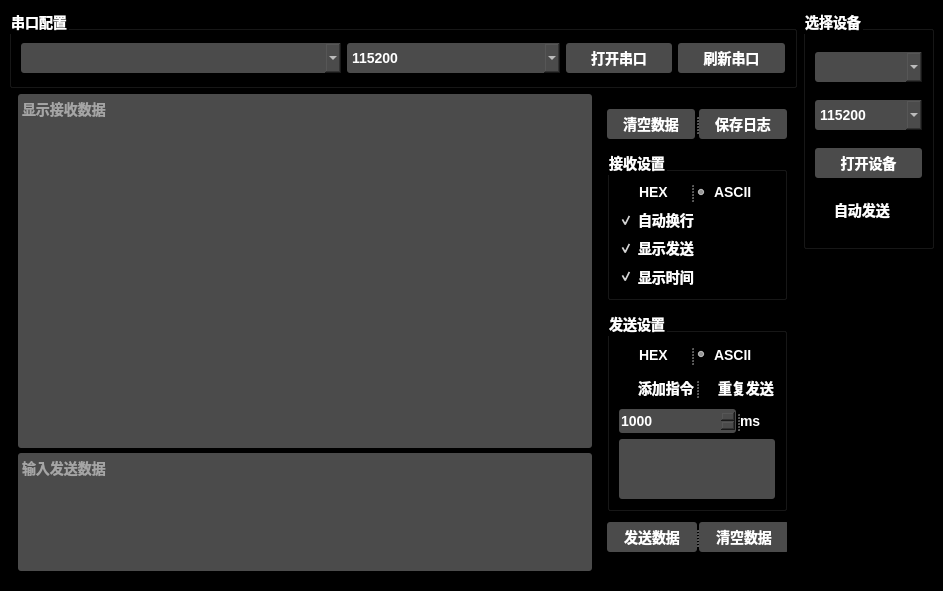
<?xml version="1.0" encoding="UTF-8"?>
<ui version="4.0">
 <class>MainWindow</class>
 <widget class="QMainWindow" name="MainWindow">
  <property name="geometry">
   <rect>
    <x>0</x>
    <y>0</y>
    <width>943</width>
    <height>591</height>
   </rect>
  </property>
  <property name="palette">
   <palette>
    <active>
     <colorrole role="WindowText">
      <brush brushstyle="SolidPattern">
       <color alpha="255">
        <red>255</red>
        <green>255</green>
        <blue>255</blue>
       </color>
      </brush>
     </colorrole>
     <colorrole role="Button">
      <brush brushstyle="SolidPattern">
       <color alpha="255">
        <red>0</red>
        <green>0</green>
        <blue>0</blue>
       </color>
      </brush>
     </colorrole>
     <colorrole role="Text">
      <brush brushstyle="SolidPattern">
       <color alpha="255">
        <red>255</red>
        <green>255</green>
        <blue>255</blue>
       </color>
      </brush>
     </colorrole>
     <colorrole role="ButtonText">
      <brush brushstyle="SolidPattern">
       <color alpha="255">
        <red>255</red>
        <green>255</green>
        <blue>255</blue>
       </color>
      </brush>
     </colorrole>
     <colorrole role="Base">
      <brush brushstyle="SolidPattern">
       <color alpha="255">
        <red>0</red>
        <green>0</green>
        <blue>0</blue>
       </color>
      </brush>
     </colorrole>
     <colorrole role="Window">
      <brush brushstyle="SolidPattern">
       <color alpha="255">
        <red>0</red>
        <green>0</green>
        <blue>0</blue>
       </color>
      </brush>
     </colorrole>
     <colorrole role="PlaceholderText">
      <brush brushstyle="NoBrush">
       <color alpha="128">
        <red>255</red>
        <green>255</green>
        <blue>255</blue>
       </color>
      </brush>
     </colorrole>
    </active>
    <inactive>
     <colorrole role="WindowText">
      <brush brushstyle="SolidPattern">
       <color alpha="255">
        <red>255</red>
        <green>255</green>
        <blue>255</blue>
       </color>
      </brush>
     </colorrole>
     <colorrole role="Button">
      <brush brushstyle="SolidPattern">
       <color alpha="255">
        <red>0</red>
        <green>0</green>
        <blue>0</blue>
       </color>
      </brush>
     </colorrole>
     <colorrole role="Text">
      <brush brushstyle="SolidPattern">
       <color alpha="255">
        <red>255</red>
        <green>255</green>
        <blue>255</blue>
       </color>
      </brush>
     </colorrole>
     <colorrole role="ButtonText">
      <brush brushstyle="SolidPattern">
       <color alpha="255">
        <red>255</red>
        <green>255</green>
        <blue>255</blue>
       </color>
      </brush>
     </colorrole>
     <colorrole role="Base">
      <brush brushstyle="SolidPattern">
       <color alpha="255">
        <red>0</red>
        <green>0</green>
        <blue>0</blue>
       </color>
      </brush>
     </colorrole>
     <colorrole role="Window">
      <brush brushstyle="SolidPattern">
       <color alpha="255">
        <red>0</red>
        <green>0</green>
        <blue>0</blue>
       </color>
      </brush>
     </colorrole>
     <colorrole role="PlaceholderText">
      <brush brushstyle="NoBrush">
       <color alpha="128">
        <red>255</red>
        <green>255</green>
        <blue>255</blue>
       </color>
      </brush>
     </colorrole>
    </inactive>
    <disabled>
     <colorrole role="WindowText">
      <brush brushstyle="SolidPattern">
       <color alpha="255">
        <red>255</red>
        <green>255</green>
        <blue>255</blue>
       </color>
      </brush>
     </colorrole>
     <colorrole role="Button">
      <brush brushstyle="SolidPattern">
       <color alpha="255">
        <red>0</red>
        <green>0</green>
        <blue>0</blue>
       </color>
      </brush>
     </colorrole>
     <colorrole role="Text">
      <brush brushstyle="SolidPattern">
       <color alpha="255">
        <red>255</red>
        <green>255</green>
        <blue>255</blue>
       </color>
      </brush>
     </colorrole>
     <colorrole role="ButtonText">
      <brush brushstyle="SolidPattern">
       <color alpha="255">
        <red>255</red>
        <green>255</green>
        <blue>255</blue>
       </color>
      </brush>
     </colorrole>
     <colorrole role="Base">
      <brush brushstyle="SolidPattern">
       <color alpha="255">
        <red>0</red>
        <green>0</green>
        <blue>0</blue>
       </color>
      </brush>
     </colorrole>
     <colorrole role="Window">
      <brush brushstyle="SolidPattern">
       <color alpha="255">
        <red>0</red>
        <green>0</green>
        <blue>0</blue>
       </color>
      </brush>
     </colorrole>
     <colorrole role="PlaceholderText">
      <brush brushstyle="NoBrush">
       <color alpha="128">
        <red>255</red>
        <green>255</green>
        <blue>255</blue>
       </color>
      </brush>
     </colorrole>
    </disabled>
   </palette>
  </property>
  <property name="font">
   <font>
    <family>Arial</family>
    <pointsize>-1</pointsize>
    <weight>75</weight>
    <italic>false</italic>
    <bold>true</bold>
   </font>
  </property>
  <property name="contextMenuPolicy">
   <enum>Qt::DefaultContextMenu</enum>
  </property>
  <property name="windowTitle">
   <string>串口调试</string>
  </property>
  <property name="windowIcon">
   <iconset resource="bottle.qrc">
    <normaloff>:/png/bottle.png</normaloff>:/png/bottle.png</iconset>
  </property>
  <property name="autoFillBackground">
   <bool>false</bool>
  </property>
  <property name="styleSheet">
   <string notr="true">background: black;
color: white;
font: bold 14px Arial;</string>
  </property>
  <property name="iconSize">
   <size>
    <width>30</width>
    <height>30</height>
   </size>
  </property>
  <property name="toolButtonStyle">
   <enum>Qt::ToolButtonIconOnly</enum>
  </property>
  <property name="animated">
   <bool>false</bool>
  </property>
  <property name="documentMode">
   <bool>false</bool>
  </property>
  <widget class="QWidget" name="centralwidget">
   <property name="autoFillBackground">
    <bool>false</bool>
   </property>
   <property name="styleSheet">
    <string notr="true"/>
   </property>
   <layout class="QHBoxLayout" name="horizontalLayout_3" stretch="6,1">
    <property name="bottomMargin">
     <number>20</number>
    </property>
    <item>
     <layout class="QVBoxLayout" name="verticalLayout" stretch="1,6">
      <item>
       <widget class="QGroupBox" name="groupBox">
        <property name="maximumSize">
         <size>
          <width>790</width>
          <height>80</height>
         </size>
        </property>
        <property name="styleSheet">
         <string notr="true">groupBox[color:rgb(170, 85, 255)]</string>
        </property>
        <property name="title">
         <string>串口配置</string>
        </property>
        <layout class="QHBoxLayout" name="horizontalLayout_2" stretch="3,2,1,1">
         <property name="spacing">
          <number>6</number>
         </property>
         <property name="leftMargin">
          <number>9</number>
         </property>
         <item>
          <widget class="QComboBox" name="Com_Port">
           <property name="minimumSize">
            <size>
             <width>0</width>
             <height>30</height>
            </size>
           </property>
           <property name="styleSheet">
            <string notr="true">QComboBox{background: rgb(75, 75, 75);
color: white;
border-radius: 3px; }
QComboBox QAbstractItemView {
    outline: 0px solid gray;   /* 选定项的虚框 */
    border: 1px solid yellow;   /* 整个下拉窗体的边框 */
    color: black;
    background-color: white;   /* 整个下拉窗体的背景色 */
    selection-background-color: rgb(0, 170, 255);   /* 整个下拉窗体被选中项的背景色 */
}
</string>
           </property>
          </widget>
         </item>
         <item>
          <widget class="QComboBox" name="Com_Band">
           <property name="enabled">
            <bool>true</bool>
           </property>
           <property name="minimumSize">
            <size>
             <width>0</width>
             <height>30</height>
            </size>
           </property>
           <property name="baseSize">
            <size>
             <width>0</width>
             <height>0</height>
            </size>
           </property>
           <property name="styleSheet">
            <string notr="true">QComboBox{background: rgb(75, 75, 75);
color: white;
border-radius: 3px; }
QComboBox QAbstractItemView {
    outline: 0px solid gray;   /* 选定项的虚框 */
    border: 1px solid yellow;   /* 整个下拉窗体的边框 */
    color: black;
    background-color: white;   /* 整个下拉窗体的背景色 */
    selection-background-color: rgb(0, 170, 255);   /* 整个下拉窗体被选中项的背景色 */
}
</string>
           </property>
           <item>
            <property name="text">
             <string>115200</string>
            </property>
           </item>
           <item>
            <property name="text">
             <string>57600</string>
            </property>
           </item>
           <item>
            <property name="text">
             <string>38400</string>
            </property>
           </item>
           <item>
            <property name="text">
             <string>19200</string>
            </property>
           </item>
           <item>
            <property name="text">
             <string>9600</string>
            </property>
           </item>
          </widget>
         </item>
         <item>
          <widget class="QPushButton" name="Open_Com">
           <property name="minimumSize">
            <size>
             <width>90</width>
             <height>30</height>
            </size>
           </property>
           <property name="mouseTracking">
            <bool>false</bool>
           </property>
           <property name="styleSheet">
            <string notr="true">QPushButton:hover {background:qlineargradient(x1:0, y1:0.5, x2:1, y2:0.5, stop:0 #47a7ed, stop: 1 #a967b2);}
QPushButton:pressed {background-color: rgb(0, 170, 255);}
QPushButton{border-radius: 3px; 
background-color: rgb(75, 75, 75);}</string>
           </property>
           <property name="text">
            <string>打开串口</string>
           </property>
           <property name="autoDefault">
            <bool>true</bool>
           </property>
          </widget>
         </item>
         <item>
          <widget class="QPushButton" name="refesh_Com">
           <property name="minimumSize">
            <size>
             <width>0</width>
             <height>30</height>
            </size>
           </property>
           <property name="mouseTracking">
            <bool>false</bool>
           </property>
           <property name="styleSheet">
            <string notr="true">QPushButton:hover {background:qlineargradient(x1:0, y1:0.5, x2:1, y2:0.5, stop:0 #47a7ed, stop: 1 #a967b2);}
QPushButton:pressed {background-color: rgb(0, 170, 255);}
QPushButton{border-radius: 3px; 
background-color: rgb(75, 75, 75);;}
</string>
           </property>
           <property name="text">
            <string>刷新串口</string>
           </property>
          </widget>
         </item>
        </layout>
       </widget>
      </item>
      <item>
       <layout class="QHBoxLayout" name="horizontalLayout" stretch="3,1">
        <property name="spacing">
         <number>5</number>
        </property>
        <property name="leftMargin">
         <number>9</number>
        </property>
        <item>
         <layout class="QVBoxLayout" name="verticalLayout_4" stretch="3,1">
          <property name="bottomMargin">
           <number>0</number>
          </property>
          <item>
           <widget class="QTextBrowser" name="Data_Display">
            <property name="font">
             <font>
              <family>Arial</family>
              <pointsize>-1</pointsize>
              <weight>75</weight>
              <italic>false</italic>
              <bold>true</bold>
             </font>
            </property>
            <property name="styleSheet">
             <string notr="true">border-radius: 3px; 
background-color: rgb(75, 75, 75);</string>
            </property>
            <property name="placeholderText">
             <string>显示接收数据</string>
            </property>
           </widget>
          </item>
          <item>
           <widget class="QPlainTextEdit" name="Send_Data_Dsiplay">
            <property name="cursor" stdset="0">
             <cursorShape>ArrowCursor</cursorShape>
            </property>
            <property name="mouseTracking">
             <bool>false</bool>
            </property>
            <property name="focusPolicy">
             <enum>Qt::StrongFocus</enum>
            </property>
            <property name="toolTip">
             <string>&lt;html&gt;&lt;head/&gt;&lt;body&gt;&lt;p&gt;&lt;br/&gt;&lt;/p&gt;&lt;/body&gt;&lt;/html&gt;</string>
            </property>
            <property name="whatsThis">
             <string>&lt;html&gt;&lt;head/&gt;&lt;body&gt;&lt;p&gt;&lt;br/&gt;&lt;/p&gt;&lt;/body&gt;&lt;/html&gt;</string>
            </property>
            <property name="styleSheet">
             <string notr="true">border-radius: 3px; 
background-color: rgb(75, 75, 75);</string>
            </property>
            <property name="tabChangesFocus">
             <bool>false</bool>
            </property>
            <property name="placeholderText">
             <string>输入发送数据</string>
            </property>
           </widget>
          </item>
         </layout>
        </item>
        <item>
         <widget class="QFrame" name="frame">
          <property name="maximumSize">
           <size>
            <width>200</width>
            <height>480</height>
           </size>
          </property>
          <property name="frameShape">
           <enum>QFrame::StyledPanel</enum>
          </property>
          <property name="frameShadow">
           <enum>QFrame::Raised</enum>
          </property>
          <layout class="QVBoxLayout" name="verticalLayout_2">
           <item>
            <widget class="QSplitter" name="splitter_4">
             <property name="orientation">
              <enum>Qt::Horizontal</enum>
             </property>
             <widget class="QPushButton" name="Data_clear">
              <property name="minimumSize">
               <size>
                <width>0</width>
                <height>30</height>
               </size>
              </property>
              <property name="maximumSize">
               <size>
                <width>90</width>
                <height>30</height>
               </size>
              </property>
              <property name="mouseTracking">
               <bool>false</bool>
              </property>
              <property name="styleSheet">
               <string notr="true">QPushButton:hover {background:qlineargradient(x1:0, y1:0.5, x2:1, y2:0.5, stop:0 #47a7ed, stop: 1 #a967b2);}
QPushButton:pressed {background-color: rgb(0, 170, 255);}
QPushButton{border-radius: 3px; 
background-color: rgb(75, 75, 75);}</string>
              </property>
              <property name="text">
               <string>清空数据</string>
              </property>
             </widget>
             <widget class="QPushButton" name="Data_save">
              <property name="minimumSize">
               <size>
                <width>0</width>
                <height>30</height>
               </size>
              </property>
              <property name="maximumSize">
               <size>
                <width>90</width>
                <height>30</height>
               </size>
              </property>
              <property name="mouseTracking">
               <bool>false</bool>
              </property>
              <property name="styleSheet">
               <string notr="true">QPushButton:hover {background:qlineargradient(x1:0, y1:0.5, x2:1, y2:0.5, stop:0 #47a7ed, stop: 1 #a967b2);}
QPushButton:pressed {background-color: rgb(0, 170, 255);}
QPushButton{border-radius: 3px; 
background-color: rgb(75, 75, 75);}</string>
              </property>
              <property name="text">
               <string>保存日志</string>
              </property>
             </widget>
            </widget>
           </item>
           <item>
            <widget class="QGroupBox" name="groupBox_2">
             <property name="maximumSize">
              <size>
               <width>16777215</width>
               <height>150</height>
              </size>
             </property>
             <property name="title">
              <string>接收设置</string>
             </property>
             <layout class="QVBoxLayout" name="verticalLayout_5">
              <item>
               <layout class="QVBoxLayout" name="verticalLayout_3">
                <item>
                 <widget class="QSplitter" name="splitter">
                  <property name="orientation">
                   <enum>Qt::Horizontal</enum>
                  </property>
                  <widget class="QRadioButton" name="radioButton">
                   <property name="maximumSize">
                    <size>
                     <width>16777215</width>
                     <height>30</height>
                    </size>
                   </property>
                   <property name="text">
                    <string>HEX</string>
                   </property>
                  </widget>
                  <widget class="QRadioButton" name="radioButton_2">
                   <property name="autoFillBackground">
                    <bool>false</bool>
                   </property>
                   <property name="text">
                    <string>ASCII</string>
                   </property>
                   <property name="checked">
                    <bool>true</bool>
                   </property>
                  </widget>
                 </widget>
                </item>
                <item>
                 <widget class="QCheckBox" name="checkBox">
                  <property name="styleSheet">
                   <string notr="true"/>
                  </property>
                  <property name="text">
                   <string>自动换行</string>
                  </property>
                  <property name="checked">
                   <bool>true</bool>
                  </property>
                  <property name="tristate">
                   <bool>false</bool>
                  </property>
                 </widget>
                </item>
                <item>
                 <widget class="QCheckBox" name="checkBox_2">
                  <property name="text">
                   <string>显示发送</string>
                  </property>
                  <property name="checked">
                   <bool>true</bool>
                  </property>
                 </widget>
                </item>
                <item>
                 <widget class="QCheckBox" name="checkBox_3">
                  <property name="text">
                   <string>显示时间</string>
                  </property>
                  <property name="checked">
                   <bool>true</bool>
                  </property>
                 </widget>
                </item>
               </layout>
              </item>
             </layout>
            </widget>
           </item>
           <item>
            <widget class="QGroupBox" name="groupBox_3">
             <property name="maximumSize">
              <size>
               <width>16777215</width>
               <height>200</height>
              </size>
             </property>
             <property name="title">
              <string>发送设置</string>
             </property>
             <layout class="QVBoxLayout" name="verticalLayout_6">
              <item>
               <widget class="QSplitter" name="splitter_2">
                <property name="orientation">
                 <enum>Qt::Horizontal</enum>
                </property>
                <widget class="QRadioButton" name="radioButton_3">
                 <property name="maximumSize">
                  <size>
                   <width>16777215</width>
                   <height>30</height>
                  </size>
                 </property>
                 <property name="text">
                  <string>HEX</string>
                 </property>
                </widget>
                <widget class="QRadioButton" name="radioButton_4">
                 <property name="autoFillBackground">
                  <bool>false</bool>
                 </property>
                 <property name="text">
                  <string>ASCII</string>
                 </property>
                 <property name="checked">
                  <bool>true</bool>
                 </property>
                </widget>
               </widget>
              </item>
              <item>
               <widget class="QSplitter" name="splitter_6">
                <property name="orientation">
                 <enum>Qt::Horizontal</enum>
                </property>
                <widget class="QCheckBox" name="checkBox_4">
                 <property name="minimumSize">
                  <size>
                   <width>80</width>
                   <height>30</height>
                  </size>
                 </property>
                 <property name="maximumSize">
                  <size>
                   <width>80</width>
                   <height>30</height>
                  </size>
                 </property>
                 <property name="text">
                  <string>添加指令</string>
                 </property>
                </widget>
                <widget class="QCheckBox" name="SendData_Timer">
                 <property name="minimumSize">
                  <size>
                   <width>80</width>
                   <height>30</height>
                  </size>
                 </property>
                 <property name="maximumSize">
                  <size>
                   <width>80</width>
                   <height>30</height>
                  </size>
                 </property>
                 <property name="styleSheet">
                  <string notr="true">QPushButton:hover {background:qlineargradient(x1:0, y1:0.5, x2:1, y2:0.5, stop:0 #47a7ed, stop: 1 #a967b2);}
QPushButton:pressed {background-color: rgb(0, 170, 255);}
QPushButton{border-radius: 3px; 
background-color: rgb(75, 75, 75);}</string>
                 </property>
                 <property name="text">
                  <string>重复发送</string>
                 </property>
                </widget>
               </widget>
              </item>
              <item>
               <widget class="QSplitter" name="splitter_3">
                <property name="orientation">
                 <enum>Qt::Horizontal</enum>
                </property>
                <widget class="QSpinBox" name="spinBox">
                 <property name="cursor">
                  <cursorShape>ArrowCursor</cursorShape>
                 </property>
                 <property name="acceptDrops">
                  <bool>true</bool>
                 </property>
                 <property name="styleSheet">
                  <string notr="true">border-radius: 3px; 
background-color: rgb(75, 75, 75);
</string>
                 </property>
                 <property name="maximum">
                  <number>9999999</number>
                 </property>
                 <property name="value">
                  <number>1000</number>
                 </property>
                </widget>
                <widget class="QLabel" name="label">
                 <property name="text">
                  <string>ms</string>
                 </property>
                </widget>
               </widget>
              </item>
              <item>
               <widget class="QPlainTextEdit" name="Send_Command_Dsiplay">
                <property name="maximumSize">
                 <size>
                  <width>16777215</width>
                  <height>60</height>
                 </size>
                </property>
                <property name="styleSheet">
                 <string notr="true">border-radius: 3px; 
background-color: rgb(75, 75, 75);</string>
                </property>
                <property name="plainText">
                 <string/>
                </property>
                <property name="placeholderText">
                 <string>指令注意包含替换参数&lt;pa&gt;</string>
                </property>
               </widget>
              </item>
             </layout>
            </widget>
           </item>
           <item>
            <widget class="QSplitter" name="splitter_5">
             <property name="orientation">
              <enum>Qt::Horizontal</enum>
             </property>
             <widget class="QPushButton" name="Send_Data">
              <property name="minimumSize">
               <size>
                <width>90</width>
                <height>30</height>
               </size>
              </property>
              <property name="maximumSize">
               <size>
                <width>90</width>
                <height>30</height>
               </size>
              </property>
              <property name="mouseTracking">
               <bool>false</bool>
              </property>
              <property name="styleSheet">
               <string notr="true">QPushButton:hover {background:qlineargradient(x1:0, y1:0.5, x2:1, y2:0.5, stop:0 #47a7ed, stop: 1 #a967b2);}
QPushButton:pressed {background-color: rgb(0, 170, 255);}
QPushButton{border-radius: 3px; 
background-color: rgb(75, 75, 75);}</string>
              </property>
              <property name="text">
               <string>发送数据</string>
              </property>
             </widget>
             <widget class="QPushButton" name="SendData_clear">
              <property name="minimumSize">
               <size>
                <width>90</width>
                <height>30</height>
               </size>
              </property>
              <property name="maximumSize">
               <size>
                <width>90</width>
                <height>30</height>
               </size>
              </property>
              <property name="mouseTracking">
               <bool>false</bool>
              </property>
              <property name="styleSheet">
               <string notr="true">QPushButton:hover {background:qlineargradient(x1:0, y1:0.5, x2:1, y2:0.5, stop:0 #47a7ed, stop: 1 #a967b2);}
QPushButton:pressed {background-color: rgb(0, 170, 255);}
QPushButton{border-radius: 3px; 
background-color: rgb(75, 75, 75);}</string>
              </property>
              <property name="text">
               <string>清空数据</string>
              </property>
             </widget>
            </widget>
           </item>
          </layout>
         </widget>
        </item>
       </layout>
      </item>
     </layout>
    </item>
    <item>
     <layout class="QVBoxLayout" name="verticalLayout_7" stretch="2,0">
      <item>
       <widget class="QGroupBox" name="groupBox_4">
        <property name="maximumSize">
         <size>
          <width>16777215</width>
          <height>240</height>
         </size>
        </property>
        <property name="title">
         <string>选择设备</string>
        </property>
        <layout class="QVBoxLayout" name="verticalLayout_8">
         <item>
          <widget class="QComboBox" name="Com_Port_Usb">
           <property name="minimumSize">
            <size>
             <width>0</width>
             <height>30</height>
            </size>
           </property>
           <property name="maximumSize">
            <size>
             <width>16777215</width>
             <height>30</height>
            </size>
           </property>
           <property name="styleSheet">
            <string notr="true">QComboBox{background: rgb(75, 75, 75);
color: white;
border-radius: 3px; }
QComboBox QAbstractItemView {
    outline: 0px solid gray;   /* 选定项的虚框 */
    border: 1px solid yellow;   /* 整个下拉窗体的边框 */
    color: black;
    background-color: white;   /* 整个下拉窗体的背景色 */
    selection-background-color: rgb(0, 170, 255);   /* 整个下拉窗体被选中项的背景色 */
}
</string>
           </property>
          </widget>
         </item>
         <item>
          <widget class="QComboBox" name="Com_Band_Usb">
           <property name="minimumSize">
            <size>
             <width>0</width>
             <height>30</height>
            </size>
           </property>
           <property name="maximumSize">
            <size>
             <width>16777215</width>
             <height>30</height>
            </size>
           </property>
           <property name="styleSheet">
            <string notr="true">QComboBox{background: rgb(75, 75, 75);
color: white;
border-radius: 3px; }
QComboBox QAbstractItemView {
    outline: 0px solid gray;   /* 选定项的虚框 */
    border: 1px solid yellow;   /* 整个下拉窗体的边框 */
    color: black;
    background-color: white;   /* 整个下拉窗体的背景色 */
    selection-background-color: rgb(0, 170, 255);   /* 整个下拉窗体被选中项的背景色 */
}
</string>
           </property>
           <item>
            <property name="text">
             <string>115200</string>
            </property>
           </item>
           <item>
            <property name="text">
             <string>57600</string>
            </property>
           </item>
           <item>
            <property name="text">
             <string>38400</string>
            </property>
           </item>
           <item>
            <property name="text">
             <string>19200</string>
            </property>
           </item>
           <item>
            <property name="text">
             <string>9600</string>
            </property>
           </item>
          </widget>
         </item>
         <item>
          <widget class="QPushButton" name="Open_Usb">
           <property name="minimumSize">
            <size>
             <width>90</width>
             <height>30</height>
            </size>
           </property>
           <property name="maximumSize">
            <size>
             <width>1000</width>
             <height>30</height>
            </size>
           </property>
           <property name="styleSheet">
            <string notr="true">QPushButton:hover {background:qlineargradient(x1:0, y1:0.5, x2:1, y2:0.5, stop:0 #47a7ed, stop: 1 #a967b2);}
QPushButton:pressed {background-color: rgb(0, 170, 255);}
QPushButton{border-radius: 3px; 
background-color: rgb(75, 75, 75);;}
</string>
           </property>
           <property name="text">
            <string>打开设备</string>
           </property>
          </widget>
         </item>
         <item>
          <widget class="QCheckBox" name="checkBox_5">
           <property name="text">
            <string>自动发送</string>
           </property>
          </widget>
         </item>
        </layout>
       </widget>
      </item>
      <item>
       <layout class="QHBoxLayout" name="horizontalLayout_5">
        <item>
         <spacer name="verticalSpacer">
          <property name="orientation">
           <enum>Qt::Vertical</enum>
          </property>
          <property name="sizeHint" stdset="0">
           <size>
            <width>20</width>
            <height>40</height>
           </size>
          </property>
         </spacer>
        </item>
       </layout>
      </item>
     </layout>
    </item>
   </layout>
  </widget>
 </widget>
 <resources>
  <include location="bottle.qrc"/>
 </resources>
 <connections>
  <connection>
   <sender>Open_Com</sender>
   <signal>clicked()</signal>
   <receiver>MainWindow</receiver>
   <slot>Open_Com_Click()</slot>
   <hints>
    <hint type="sourcelabel">
     <x>622</x>
     <y>71</y>
    </hint>
    <hint type="destinationlabel">
     <x>650</x>
     <y>0</y>
    </hint>
   </hints>
  </connection>
  <connection>
   <sender>Send_Data</sender>
   <signal>clicked()</signal>
   <receiver>MainWindow</receiver>
   <slot>Send_Data_Click()</slot>
   <hints>
    <hint type="sourcelabel">
     <x>635</x>
     <y>553</y>
    </hint>
    <hint type="destinationlabel">
     <x>685</x>
     <y>0</y>
    </hint>
   </hints>
  </connection>
  <connection>
   <sender>SendData_clear</sender>
   <signal>clicked()</signal>
   <receiver>Send_Data_Dsiplay</receiver>
   <slot>clear()</slot>
   <hints>
    <hint type="sourcelabel">
     <x>727</x>
     <y>553</y>
    </hint>
    <hint type="destinationlabel">
     <x>529</x>
     <y>567</y>
    </hint>
   </hints>
  </connection>
  <connection>
   <sender>Data_clear</sender>
   <signal>clicked()</signal>
   <receiver>Data_Display</receiver>
   <slot>clear()</slot>
   <hints>
    <hint type="sourcelabel">
     <x>633</x>
     <y>140</y>
    </hint>
    <hint type="destinationlabel">
     <x>529</x>
     <y>272</y>
    </hint>
   </hints>
  </connection>
  <connection>
   <sender>refesh_Com</sender>
   <signal>clicked()</signal>
   <receiver>MainWindow</receiver>
   <slot>refesh_Com_Click()</slot>
   <hints>
    <hint type="sourcelabel">
     <x>726</x>
     <y>71</y>
    </hint>
    <hint type="destinationlabel">
     <x>718</x>
     <y>0</y>
    </hint>
   </hints>
  </connection>
  <connection>
   <sender>Data_save</sender>
   <signal>clicked()</signal>
   <receiver>MainWindow</receiver>
   <slot>Save_Data_Click()</slot>
   <hints>
    <hint type="sourcelabel">
     <x>725</x>
     <y>140</y>
    </hint>
    <hint type="destinationlabel">
     <x>733</x>
     <y>578</y>
    </hint>
   </hints>
  </connection>
  <connection>
   <sender>Open_Usb</sender>
   <signal>clicked()</signal>
   <receiver>MainWindow</receiver>
   <slot>Open_Usb_click()</slot>
   <hints>
    <hint type="sourcelabel">
     <x>922</x>
     <y>182</y>
    </hint>
    <hint type="destinationlabel">
     <x>835</x>
     <y>-15</y>
    </hint>
   </hints>
  </connection>
 </connections>
 <slots>
  <slot>Open_Com_Click()</slot>
  <slot>Send_Data_Click()</slot>
  <slot>refesh_Com_Click()</slot>
  <slot>Send_Data_timer()</slot>
  <slot>Save_Data_Click()</slot>
  <slot>Open_Usb_click()</slot>
 </slots>
</ui>
